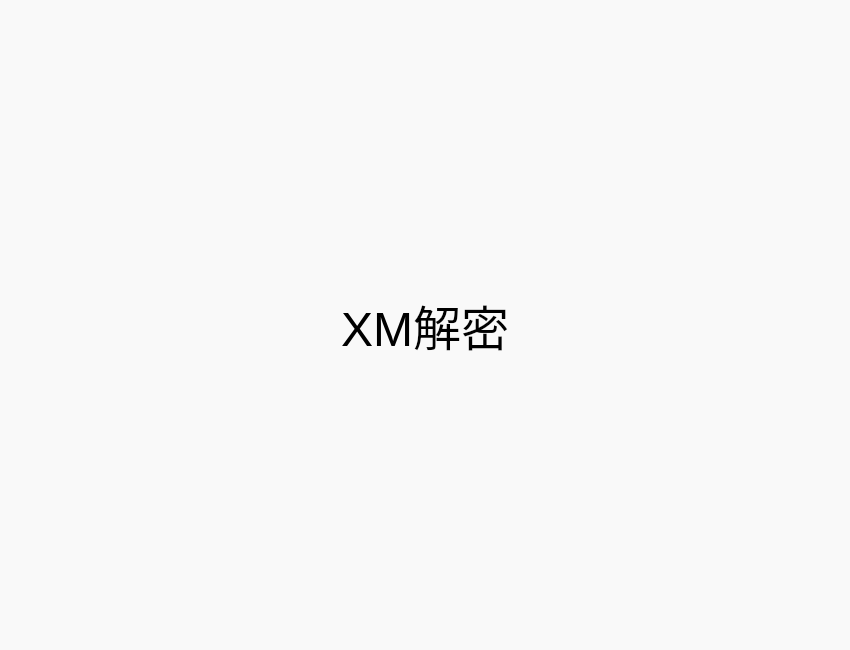
<?xml version="1.0" encoding="UTF-8"?>
<ui version="4.0">
 <class>decryptPageFrame</class>
 <widget class="QFrame" name="decryptPageFrame">
  <property name="geometry">
   <rect>
    <x>0</x>
    <y>0</y>
    <width>850</width>
    <height>650</height>
   </rect>
  </property>
  <property name="windowTitle">
   <string>Frame</string>
  </property>
  <property name="styleSheet">
   <string notr="true">background-color: rgb(249, 249, 249);</string>
  </property>
  <layout class="QHBoxLayout" name="horizontalLayout">
   <item>
    <widget class="QLabel" name="label">
     <property name="font">
      <font>
       <pointsize>36</pointsize>
      </font>
     </property>
     <property name="text">
      <string>XM解密</string>
     </property>
     <property name="alignment">
      <set>Qt::AlignCenter</set>
     </property>
    </widget>
   </item>
  </layout>
 </widget>
 <resources/>
 <connections/>
</ui>
